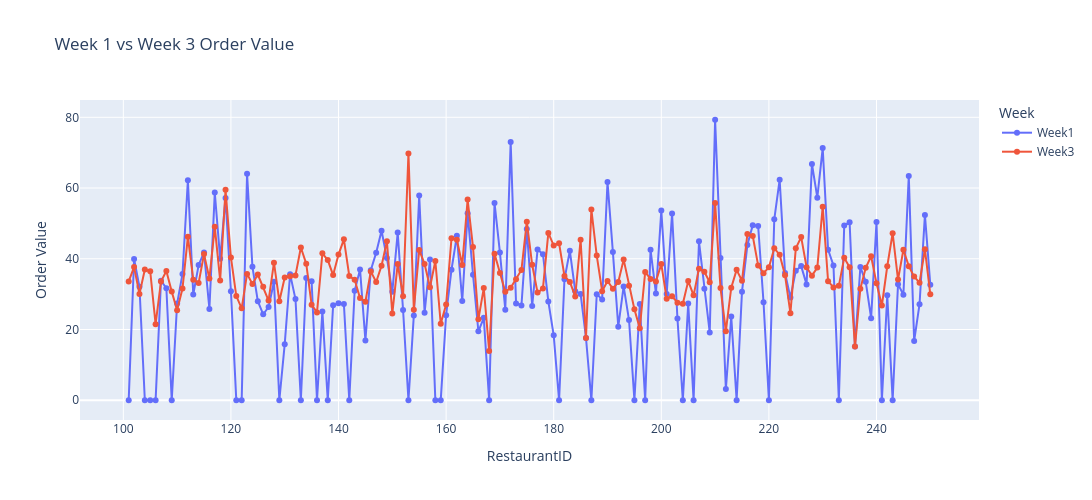

The notebook cell saved with this chart:
### Code cell
#Week1 and week3 order value performance
fig=px.line(w1_3Df, x=w1_3Df.index,y=['Week1', 'Week3'], labels={'x': 'Restaurant ID', 'value': 'Order Value', 'variable': 'Week'}, 
              title='Week 1 vs Week 3 Order Value', markers=True)
fig.update_layout(width=1200,height=500,showlegend=True)
fig.show()

### Figure 1 — Plotly figure (JSON) as saved in the notebook; plotly's stock layout.template omitted (floating-point values rounded to 4 significant figures; data arrays with more than 128 entries replaced by an {"elided": "..."} marker saying what was removed)
{"data": [{"hovertemplate": "Week=Week1<br>RestaurantID=%{x}<br>Order Value=%{y}<extra></extra>", "legendgroup": "Week1", "line": {"color": "#636efa", "dash": "solid"}, "marker": {"symbol": "circle"}, "mode": "lines+markers", "name": "Week1", "orientation": "v", "showlegend": true, "type": "scatter", "x": {"elided": "150 int values"}, "xaxis": "x", "y": {"elided": "150 float values"}, "yaxis": "y"}, {"hovertemplate": "Week=Week3<br>RestaurantID=%{x}<br>Order Value=%{y}<extra></extra>", "legendgroup": "Week3", "line": {"color": "#EF553B", "dash": "solid"}, "marker": {"symbol": "circle"}, "mode": "lines+markers", "name": "Week3", "orientation": "v", "showlegend": true, "type": "scatter", "x": {"elided": "150 int values"}, "xaxis": "x", "y": {"elided": "150 float values"}, "yaxis": "y"}], "layout": {"height": 500, "legend": {"title": {"text": "Week"}, "tracegroupgap": 0}, "showlegend": true, "title": {"text": "Week 1 vs Week 3 Order Value"}, "width": 1200, "xaxis": {"anchor": "y", "domain": [0, 1], "title": {"text": "RestaurantID"}}, "yaxis": {"anchor": "x", "domain": [0, 1], "title": {"text": "Order Value"}}}}
